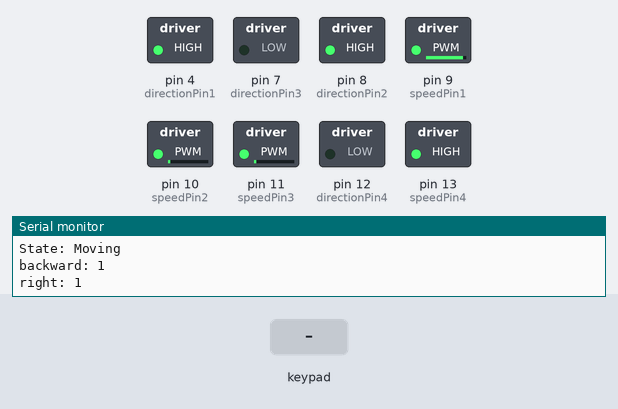
Bench run of a sketch on a simulated Arduino Uno, built with avr-gcc and run on an emulated ATmega328P. Shown: switched loads named in the sketch (green lamp = pin HIGH), the last lines printed to the serial monitor. The inputs (shaded band) are chosen by the test bench.

Above: at 1.5 s.
1.6 s: key 'X' pressed
At 2.8 s:
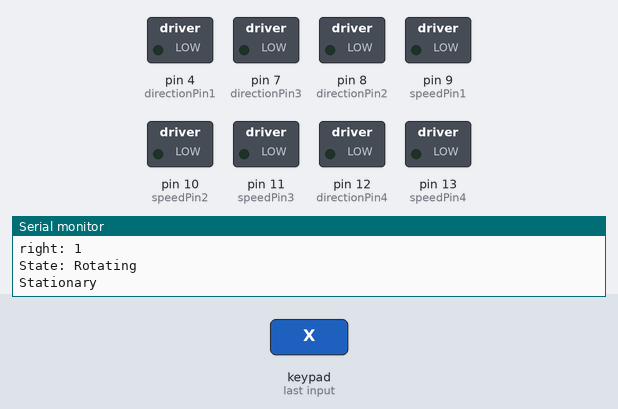
Timing chart, 0 to 4.6 s (numbered marks = the images above; inputs shaded):
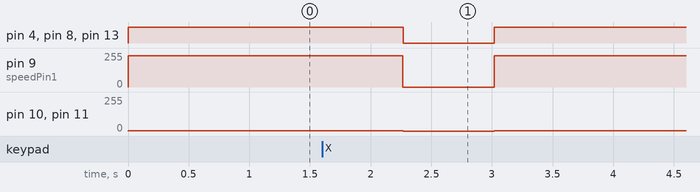

The sketch:

main_control.ino
```cpp
#include <PS2X_lib.h>  //for v1.6

PS2X ps2x; // create PS2 Controller Class

//right now, the library does NOT support hot pluggable controllers, meaning
//you must always either restart your Arduino after you conect the controller,
//or call config_gamepad(pins) again after connecting the controller.
int error = 0;
byte type = 0;
byte vibrate = 0;

int directionPin1 = 4;      // MotorPin set to pin 53
int speedPin1 = 9;   // MotorDirectionPin set to pin 9

int directionPin2 = 8;      // MotorPin set to pin2
int speedPin2 = 10;   // MotorDirectionPin set to pin3

int directionPin3 = 7;      // MotorPin set to pin2
int speedPin3 = 11;  // MotorDirectionPin set to pin3

int directionPin4 = 12;      // MotorPin set to pin2
int speedPin4 = 13;   // MotorDirectionPin set to pin3

int L1Output = 0;
int R1Output = 1;

void setup() {
  Serial.begin(9600); // start serial port at 57600 bps
  pinMode(L1Output, OUTPUT);
  pinMode(R1Output, OUTPUT);
  pinMode(directionPin1, OUTPUT);
  pinMode(speedPin1, OUTPUT);
  pinMode(directionPin2, OUTPUT);
  pinMode(speedPin2, OUTPUT);
  pinMode(directionPin3, OUTPUT);
  pinMode(speedPin3, OUTPUT);
  pinMode(directionPin4, OUTPUT);
  pinMode(speedPin4, OUTPUT);

  error = ps2x.config_gamepad(6, 5, 3, 2, true, true); //setup pins and settings:  GamePad(clock, command, attention, data, Pressures?, Rumble?) check for error
  if (error == 0) {
    Serial.println("Found Controller, configured successful");
  }

  else if (error == 1) {
    Serial.println("No controller found, check wiring, see readme.txt to enable debug. visit www.billporter.info for troubleshooting tips");
  }
  else if (error == 2) {
    Serial.println("Controller found but not accepting commands. see readme.txt to enable debug. Visit www.billporter.info for troubleshooting tips");
  }
  else if (error == 3) {
    Serial.println("Controller refusing to enter Pressures mode, may not support it. ");
  }
  //Serial.print(ps2x.Analog(1), HEX);

  /*while (!Serial) {
    ; // wait for serial port to connect. Needed for Leonardo only
  }
  */
}

void loop() {
  if (error == 1) { //skip loop if no controller found
    return;
  }

  ps2x.read_gamepad(false, vibrate);          //read controller and set large motor to spin at 'vibrate' speed
  int analogSpeedLY = ps2x.Analog(PSS_LY);
  int analogSpeedLX = ps2x.Analog(PSS_LX);
  int analogSpeedRY = ps2x.Analog(PSS_RY);
  int analogSpeedRX = ps2x.Analog(PSS_RX);

  int analogSpeedUD = (analogSpeedLY);
  int analogSpeedSW = (analogSpeedLX);

  int valueOfLeftRotation = ps2x.Analog(PSAB_PAD_LEFT);
  int valueOfRightRotation = ps2x.Analog(PSAB_PAD_RIGHT);

  boolean isXpressed = ps2x.Button(PSB_BLUE);
  boolean isLeftPressed = ps2x.Button(PSB_PAD_LEFT);
  boolean isRightPressed = ps2x.Button(PSB_PAD_RIGHT);

  int isL1Pressed = ps2x.Button(PSB_L1);
  int isR1Pressed = ps2x.Button(PSB_R1);

  digitalWrite(L1Output, isL1Pressed);
  digitalWrite(R1Output, isR1Pressed);

  if (isXpressed == true) {
    Serial.println("State: Rotating");
    if (isLeftPressed == true && isRightPressed == false) {
      int RotationLeftSpeed = valueOfLeftRotation;
      analogWrite(speedPin1, RotationLeftSpeed);
      digitalWrite(directionPin1, HIGH);
      analogWrite(speedPin2,  RotationLeftSpeed);
      digitalWrite(directionPin2, LOW);
      analogWrite(speedPin3, RotationLeftSpeed);
      digitalWrite(directionPin3, LOW);
      analogWrite(speedPin4, RotationLeftSpeed);
      digitalWrite(directionPin4, HIGH);
      Serial.print("Rotating Left: ");
      Serial.println(RotationLeftSpeed);

    } else if (isRightPressed == true && isLeftPressed == false) {
      int RotationRightSpeed = valueOfRightRotation;
      analogWrite(speedPin1, RotationRightSpeed);
      digitalWrite(directionPin1, LOW);
      analogWrite(speedPin2,  RotationRightSpeed);
      digitalWrite(directionPin2, HIGH);
      analogWrite(speedPin3, RotationRightSpeed);
      digitalWrite(directionPin3, HIGH);
      analogWrite(speedPin4, RotationRightSpeed);
      digitalWrite(directionPin4, LOW);
      Serial.print("Rotating Right: ");
      Serial.println(RotationRightSpeed);
    }
    else if (isRightPressed == true && isLeftPressed == true) {
      int RotationRightSpeed = 0;
      analogWrite(speedPin1, RotationRightSpeed);
      digitalWrite(directionPin1, LOW);
      analogWrite(speedPin2,  RotationRightSpeed);
      digitalWrite(directionPin2, LOW);
      analogWrite(speedPin3, RotationRightSpeed);
      digitalWrite(directionPin3, LOW);
      analogWrite(speedPin4, RotationRightSpeed);
      digitalWrite(directionPin4, LOW);
      Serial.println("Contradiction");
    } else if (isRightPressed == false && isLeftPressed == false) {
      int RotationRightSpeed = 0;
      analogWrite(speedPin1, RotationRightSpeed);
      digitalWrite(directionPin1, LOW);
      analogWrite(speedPin2,  RotationRightSpeed);
      digitalWrite(directionPin2, LOW);
      analogWrite(speedPin3, RotationRightSpeed);
      digitalWrite(directionPin3, LOW);
      analogWrite(speedPin4, RotationRightSpeed);
      digitalWrite(directionPin4, LOW);
      Serial.println("Stationary");
    }
  } else if (isXpressed == false) {
    Serial.println("State: Moving");
    if (analogSpeedUD < 123) { //moving forward

      int ForwardYSpeed = 123 - analogSpeedUD;
      ForwardYSpeed = ( ForwardYSpeed * 2) + 9;

      if (analogSpeedSW > 123) { //moving right forward

        if (analogSpeedSW > 189) { // moving right forward variation forward
          int speedForwardRight = ((analogSpeedSW - 189) * 4) - 9;

          if (speedForwardRight < 0) {
            speedForwardRight = 0;
          }
          int speedRightPrint = (abs(123 - analogSpeedSW)) * 2 - 9;

          if (speedRightPrint < 0) {
            speedRightPrint = 0;
          }


          analogWrite(speedPin1, ForwardYSpeed);
          digitalWrite(directionPin1, LOW);

          analogWrite(speedPin2, speedForwardRight);
          digitalWrite(directionPin2, LOW);

          analogWrite(speedPin3, speedForwardRight);
          digitalWrite(directionPin3, HIGH);

          analogWrite(speedPin4, ForwardYSpeed);
          digitalWrite(directionPin4, HIGH);

          Serial.print("forward: ");
          Serial.println(ForwardYSpeed);
          Serial.print("right: ");
          Serial.println(speedRightPrint);

        }//end of analogSpeedSW > 189
        else if (analogSpeedSW <= 189) { // moving right forward variation backward
          int speedBackwardRight = ((189 - analogSpeedSW) * 4) - 9;

          if (speedBackwardRight < 0) {
            speedBackwardRight = 0;
          }
          int speedRightPrint = (abs(123 - analogSpeedSW)) * 2 - 9;

          if (speedRightPrint < 0) {
            speedRightPrint = 0;
          }

          analogWrite(speedPin1, ForwardYSpeed);
          digitalWrite(directionPin1, LOW);

          analogWrite(speedPin2, speedBackwardRight);
          digitalWrite(directionPin2, HIGH);

          analogWrite(speedPin3, speedBackwardRight);
          digitalWrite(directionPin3, LOW);

          analogWrite(speedPin4, ForwardYSpeed);
          digitalWrite(directionPin4, HIGH);

          Serial.print("forward: ");
          Serial.println(ForwardYSpeed);
          Serial.print("right: ");
          Serial.println(speedRightPrint);

        }//end of analogSpeedSW <= 189

      }//end of analogSpeedSW >= 123

      else if (analogSpeedSW < 123) { //moving left forward

        if (analogSpeedSW < 62) { //moving left forward variation forward
          int LeftSpeedForward = (analogSpeedSW - 62) * 4 + 7;
          int SpeedLeftForwardPrint = (abs(123 - analogSpeedSW)) * 2 + 9;

          if (LeftSpeedForward <= 7) {
            LeftSpeedForward = 0;
          }

          analogWrite(speedPin1, LeftSpeedForward);
          digitalWrite(directionPin1, LOW);

          analogWrite(speedPin2, ForwardYSpeed);
          digitalWrite(directionPin2, LOW);

          analogWrite(speedPin3, ForwardYSpeed);
          digitalWrite(directionPin3, HIGH);

          analogWrite(speedPin4, LeftSpeedForward);
          digitalWrite(directionPin4, HIGH);

          Serial.print("Forward: ");
          Serial.println(ForwardYSpeed);
          Serial.print("Left: ");
          Serial.println(SpeedLeftForwardPrint);

        }//end of analogSpeedSW < 62
        else if (analogSpeedSW >= 62) { //moving left forward variation backward
          int LeftSpeedBackward = (62 - analogSpeedSW) * 4 - 7;
          int LeftSpeedBackwardPrint = (abs(123 - analogSpeedSW)) * 2 + 9;

          if (LeftSpeedBackward <= 0) {
            LeftSpeedBackward = 0;
          }

          analogWrite(speedPin1, LeftSpeedBackward);
          digitalWrite(directionPin1, HIGH);

          analogWrite(speedPin2, ForwardYSpeed);
          digitalWrite(directionPin2, LOW);

          analogWrite(speedPin3, ForwardYSpeed);
          digitalWrite(directionPin3, HIGH);

          analogWrite(speedPin4, LeftSpeedBackward);
          digitalWrite(directionPin4, LOW);

          Serial.print("Forward: ");
          Serial.println(ForwardYSpeed);
          Serial.print("Left: ");
          Serial.println(LeftSpeedBackwardPrint);

        }//end of analogSpeedSW >= 62

      }//end of analogSpeedSW <123
      else if (analogSpeedSW = 123) { //moving forward with speed variation

        analogWrite(speedPin1, ForwardYSpeed);
        digitalWrite(directionPin1, LOW);

        analogWrite(speedPin2, ForwardYSpeed);
        digitalWrite(directionPin2, LOW);

        analogWrite(speedPin3, ForwardYSpeed);
        digitalWrite(directionPin3, HIGH);

        analogWrite(speedPin4, ForwardYSpeed);
        digitalWrite(directionPin4, HIGH);

        Serial.print("Forward: ");
        Serial.println(ForwardYSpeed);
        Serial.println("Just Moving Forward");

      } //end of analogSpeedSW = 123

    } //end of the forward portion : analogSpeedUD < 123

    else if (analogSpeedUD > 123) { //Moving Backward
      int BackwardYSpeed = analogSpeedUD - 123;
      BackwardYSpeed = (BackwardYSpeed * 2) - 9;

      if (BackwardYSpeed <= 0) {
        BackwardYSpeed = 0;
      }

      if (analogSpeedSW > 123) { //moving backward right
        if (analogSpeedSW > 189) {
          int speedForwardRight = ((analogSpeedSW - 189) * 4) - 9;
          int speedRightPrint = (abs(123 - analogSpeedSW)) * 2 - 9;
          if (speedRightPrint < 0) {
            speedRightPrint = 0;
          }
          if (speedForwardRight < 0) {
            speedForwardRight = 0;
          }

          analogWrite(speedPin1, speedForwardRight);
          digitalWrite(directionPin1, LOW);

          analogWrite(speedPin2, BackwardYSpeed);
          digitalWrite(directionPin2, HIGH);

          analogWrite(speedPin3, BackwardYSpeed);
          digitalWrite(directionPin3, LOW);

          analogWrite(speedPin4, speedForwardRight);
          digitalWrite(directionPin4, HIGH);

          Serial.print("backward: ");
          Serial.println(BackwardYSpeed);
          Serial.print("right: ");
          Serial.println(speedRightPrint);

        } //end of analogSpeedSW > 189
        else if (analogSpeedSW <= 189) {
          int speedBackwardRight = ((189 - analogSpeedSW) * 4) - 9;
          int speedRightPrint = (abs(123 - analogSpeedSW)) * 2 - 9;
          if (speedRightPrint < 0) {
            speedRightPrint = 0;
          }
          if (speedBackwardRight < 0) {
            speedBackwardRight = 0;
          }

          analogWrite(speedPin1, speedBackwardRight);
          digitalWrite(directionPin1, HIGH);

          analogWrite(speedPin2, BackwardYSpeed);
          digitalWrite(directionPin2, HIGH);

          analogWrite(speedPin3, BackwardYSpeed);
          digitalWrite(directionPin3, LOW);

          analogWrite(speedPin4, speedBackwardRight);
          digitalWrite(directionPin4, LOW);

          Serial.print("backward: ");
          Serial.println(BackwardYSpeed);
          Serial.print("right: ");
          Serial.println(speedRightPrint);
        }//end of analogSpeedSW <= 189
      } else if (analogSpeedSW < 123) { //moving backward left
        if (analogSpeedSW > 61) {
          int speedBackwardLeft = (analogSpeedSW - 61) * 4 + 7;
          int speedLeftPrint = (abs(123 - analogSpeedSW)) * 2 + 9;
          if (speedBackwardLeft = 7) {
            speedBackwardLeft = 0;
          }
          analogWrite(speedPin1, BackwardYSpeed);
          digitalWrite(directionPin1, HIGH);

          analogWrite(speedPin2, speedBackwardLeft);
          digitalWrite(directionPin2, HIGH);

          analogWrite(speedPin3, speedBackwardLeft);
          digitalWrite(directionPin3, LOW);

          analogWrite(speedPin4, BackwardYSpeed);
          digitalWrite(directionPin4, LOW);

          Serial.print("backward: ");
          Serial.println(BackwardYSpeed);
          Serial.print("left: ");
          Serial.println(speedLeftPrint);
        } else if (analogSpeedSW <= 61) {
          int speedForwardLeft = (61 - analogSpeedSW) * 4 + 7;
          int speedLeftPrint = (abs(123 - analogSpeedSW)) * 2 + 9;
          if (speedForwardLeft <= 7) {
            speedForwardLeft = 0;
          }

          analogWrite(speedPin1, BackwardYSpeed);
          digitalWrite(directionPin1, HIGH);

          analogWrite(speedPin2, speedForwardLeft);
          digitalWrite(directionPin2, LOW);

          analogWrite(speedPin3, speedForwardLeft);
          digitalWrite(directionPin3, HIGH);

          analogWrite(speedPin4, BackwardYSpeed);
          digitalWrite(directionPin4, LOW);

          Serial.println("backward: ");
          Serial.println(BackwardYSpeed);
          Serial.println("left: ");
          Serial.println(speedLeftPrint);
        }
      } else if (analogSpeedSW = 123) { //moving backward with speed variation
        analogWrite(speedPin1, BackwardYSpeed);
        digitalWrite(directionPin1, HIGH);

        analogWrite(speedPin2, BackwardYSpeed);
        digitalWrite(directionPin2, LOW);

        analogWrite(speedPin3, BackwardYSpeed);
        digitalWrite(directionPin3, HIGH);

        analogWrite(speedPin4, BackwardYSpeed);
        digitalWrite(directionPin4, LOW);

        Serial.print("backward: ");
        Serial.println(BackwardYSpeed);
        Serial.println("Moving Only Backward");
      }
      // end of analogSpeedUD > 123
    } else if (analogSpeedUD = 123) { //not moving forward or backward
      if (analogSpeedSW > 123) { //moving right only with speed variation
        int RightXSpeed = (analogSpeedSW - 123) * 2 - 9;
        if (RightXSpeed < 0) {
          RightXSpeed = 0;
        }
        analogWrite(speedPin1, RightXSpeed);
        digitalWrite(directionPin1, LOW);

        analogWrite(speedPin2, RightXSpeed);
        digitalWrite(directionPin2, HIGH);

        analogWrite(speedPin3, RightXSpeed);
        digitalWrite(directionPin3, LOW);

        analogWrite(speedPin4, RightXSpeed);
        digitalWrite(directionPin4, HIGH);

        Serial.print("Right: ");
        Serial.println(RightXSpeed);
        Serial.println("Moving Only Right");
      } else if (analogSpeedSW < 123) { //moving left only with speed variation
        int LeftXSpeed = (123 - analogSpeedSW) * 2 + 9;
        if (LeftXSpeed < 9) {
          LeftXSpeed = 0;
        }

        analogWrite(speedPin1, LeftXSpeed);
        digitalWrite(directionPin1, HIGH);

        analogWrite(speedPin2, LeftXSpeed);
        digitalWrite(directionPin2, LOW);

        analogWrite(speedPin3, LeftXSpeed);
        digitalWrite(directionPin3, HIGH);

        analogWrite(speedPin4, LeftXSpeed);
        digitalWrite(directionPin4, LOW);

        Serial.print("Left");
        Serial.println(LeftXSpeed);
        Serial.println("No up or down value!");
      } else if (analogSpeedSW = 123) { //Stationary
        analogWrite(speedPin1, 0);
        digitalWrite(directionPin1, LOW);

        analogWrite(speedPin2, 0);
        digitalWrite(directionPin2, LOW);

        analogWrite(speedPin3, 0);
        digitalWrite(directionPin3, LOW);

        analogWrite(speedPin4, 0);
        digitalWrite(directionPin4, LOW);

        Serial.println("Stationary Position");
      }// end of analogSpeedUD = 123

    }
  }
  delay(750);
}//close void loop()
```

Measured:
- after the input at 1.6 s, pin 4 (directionPin1), pin 8 (directionPin2), pin 13 (speedPin4): HIGH → LOW after 0.67 s, → HIGH 0.75 s later; pin 9 (speedPin1): 235/255 → 0/255 after 0.67 s, → 235/255 0.75 s later; pin 10 (speedPin2), pin 11 (speedPin3): 1/255 → 0/255 after 0.67 s, → 1/255 0.75 s later
